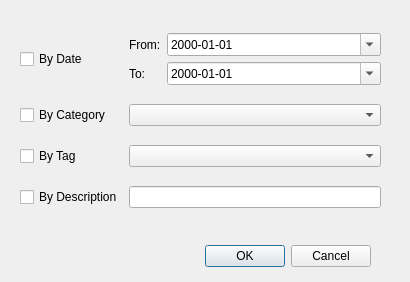
<?xml version="1.0" encoding="UTF-8"?>
<ui version="4.0">
 <class>filtersDialog</class>
 <widget class="QDialog" name="filtersDialog">
  <property name="geometry">
   <rect>
    <x>0</x>
    <y>0</y>
    <width>410</width>
    <height>282</height>
   </rect>
  </property>
  <property name="windowTitle">
   <string>Dialog</string>
  </property>
  <widget class="QDialogButtonBox" name="buttonBox">
   <property name="geometry">
    <rect>
     <x>30</x>
     <y>240</y>
     <width>341</width>
     <height>32</height>
    </rect>
   </property>
   <property name="orientation">
    <enum>Qt::Horizontal</enum>
   </property>
   <property name="standardButtons">
    <set>QDialogButtonBox::Cancel|QDialogButtonBox::Ok</set>
   </property>
  </widget>
  <widget class="QWidget" name="gridLayoutWidget">
   <property name="geometry">
    <rect>
     <x>20</x>
     <y>20</y>
     <width>361</width>
     <height>201</height>
    </rect>
   </property>
   <layout class="QGridLayout" name="gridLayout">
    <item row="2" column="0">
     <widget class="QCheckBox" name="filterTag">
      <property name="text">
       <string>By Tag</string>
      </property>
     </widget>
    </item>
    <item row="3" column="0">
     <widget class="QCheckBox" name="filterDes">
      <property name="text">
       <string>By Description</string>
      </property>
     </widget>
    </item>
    <item row="1" column="0">
     <widget class="QCheckBox" name="filterCat">
      <property name="text">
       <string>By Category</string>
      </property>
     </widget>
    </item>
    <item row="0" column="0">
     <widget class="QCheckBox" name="filterDate">
      <property name="text">
       <string>By Date</string>
      </property>
     </widget>
    </item>
    <item row="0" column="1">
     <layout class="QFormLayout" name="formLayout">
      <item row="0" column="0">
       <widget class="QLabel" name="label">
        <property name="text">
         <string>From:</string>
        </property>
       </widget>
      </item>
      <item row="1" column="0">
       <widget class="QLabel" name="label_2">
        <property name="text">
         <string>To:</string>
        </property>
       </widget>
      </item>
      <item row="0" column="1">
       <widget class="QDateEdit" name="fromDate">
        <property name="displayFormat">
         <string>yyyy-MM-dd</string>
        </property>
        <property name="calendarPopup">
         <bool>true</bool>
        </property>
       </widget>
      </item>
      <item row="1" column="1">
       <widget class="QDateEdit" name="ToDate">
        <property name="displayFormat">
         <string>yyyy-MM-dd</string>
        </property>
        <property name="calendarPopup">
         <bool>true</bool>
        </property>
       </widget>
      </item>
     </layout>
    </item>
    <item row="1" column="1">
     <widget class="QComboBox" name="qcbCats"/>
    </item>
    <item row="2" column="1">
     <widget class="QComboBox" name="qcbTags"/>
    </item>
    <item row="3" column="1">
     <widget class="QLineEdit" name="qleDes"/>
    </item>
   </layout>
  </widget>
 </widget>
 <resources/>
 <connections>
  <connection>
   <sender>buttonBox</sender>
   <signal>accepted()</signal>
   <receiver>filtersDialog</receiver>
   <slot>accept()</slot>
   <hints>
    <hint type="sourcelabel">
     <x>248</x>
     <y>254</y>
    </hint>
    <hint type="destinationlabel">
     <x>157</x>
     <y>274</y>
    </hint>
   </hints>
  </connection>
  <connection>
   <sender>buttonBox</sender>
   <signal>rejected()</signal>
   <receiver>filtersDialog</receiver>
   <slot>reject()</slot>
   <hints>
    <hint type="sourcelabel">
     <x>316</x>
     <y>260</y>
    </hint>
    <hint type="destinationlabel">
     <x>286</x>
     <y>274</y>
    </hint>
   </hints>
  </connection>
 </connections>
</ui>
